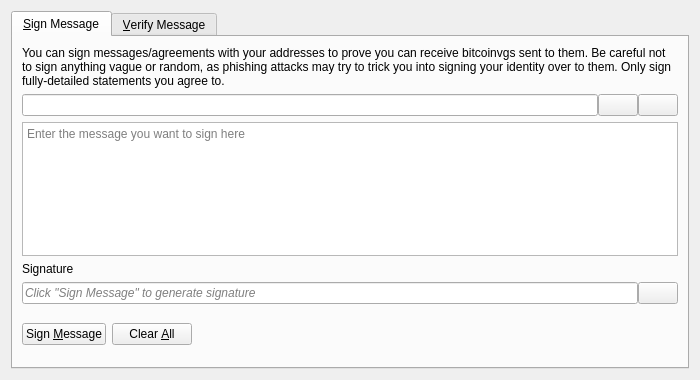
<?xml version="1.0" encoding="UTF-8"?>
<ui version="4.0">
 <class>SignVerifyMessageDialog</class>
 <widget class="QDialog" name="SignVerifyMessageDialog">
  <property name="geometry">
   <rect>
    <x>0</x>
    <y>0</y>
    <width>700</width>
    <height>380</height>
   </rect>
  </property>
  <property name="windowTitle">
   <string>Signatures - Sign / Verify a Message</string>
  </property>
  <property name="modal">
   <bool>true</bool>
  </property>
  <layout class="QVBoxLayout" name="verticalLayout">
   <item>
    <widget class="QTabWidget" name="tabWidget">
     <property name="currentIndex">
      <number>0</number>
     </property>
     <widget class="QWidget" name="tabSignMessage">
      <attribute name="title">
       <string>&amp;Sign Message</string>
      </attribute>
      <layout class="QVBoxLayout" name="verticalLayout_SM">
       <item>
        <widget class="QLabel" name="infoLabel_SM">
         <property name="text">
          <string>You can sign messages/agreements with your addresses to prove you can receive bitcoinvgs sent to them. Be careful not to sign anything vague or random, as phishing attacks may try to trick you into signing your identity over to them. Only sign fully-detailed statements you agree to.</string>
         </property>
         <property name="textFormat">
          <enum>Qt::PlainText</enum>
         </property>
         <property name="wordWrap">
          <bool>true</bool>
         </property>
        </widget>
       </item>
       <item>
        <layout class="QHBoxLayout" name="horizontalLayout_1_SM">
         <property name="spacing">
          <number>0</number>
         </property>
         <item>
          <widget class="QValidatedLineEdit" name="addressIn_SM">
           <property name="toolTip">
            <string>The BitcoinVG address to sign the message with</string>
           </property>
          </widget>
         </item>
         <item>
          <widget class="QPushButton" name="addressBookButton_SM">
           <property name="toolTip">
            <string>Choose previously used address</string>
           </property>
           <property name="text">
            <string/>
           </property>
           <property name="icon">
            <iconset resource="../bitcoinvg.qrc">
             <normaloff>:/icons/address-book</normaloff>:/icons/address-book</iconset>
           </property>
           <property name="shortcut">
            <string>Alt+A</string>
           </property>
           <property name="autoDefault">
            <bool>false</bool>
           </property>
          </widget>
         </item>
         <item>
          <widget class="QPushButton" name="pasteButton_SM">
           <property name="toolTip">
            <string>Paste address from clipboard</string>
           </property>
           <property name="text">
            <string/>
           </property>
           <property name="icon">
            <iconset resource="../bitcoinvg.qrc">
             <normaloff>:/icons/editpaste</normaloff>:/icons/editpaste</iconset>
           </property>
           <property name="shortcut">
            <string>Alt+P</string>
           </property>
           <property name="autoDefault">
            <bool>false</bool>
           </property>
          </widget>
         </item>
        </layout>
       </item>
       <item>
        <widget class="QPlainTextEdit" name="messageIn_SM">
         <property name="toolTip">
          <string>Enter the message you want to sign here</string>
         </property>
         <property name="placeholderText">
          <string>Enter the message you want to sign here</string>
         </property>
        </widget>
       </item>
       <item>
        <widget class="QLabel" name="signatureLabel_SM">
         <property name="text">
          <string>Signature</string>
         </property>
         <property name="textFormat">
          <enum>Qt::PlainText</enum>
         </property>
        </widget>
       </item>
       <item>
        <layout class="QHBoxLayout" name="horizontalLayout_2_SM">
         <property name="spacing">
          <number>0</number>
         </property>
         <item>
          <widget class="QLineEdit" name="signatureOut_SM">
           <property name="placeholderText">
            <string>Click "Sign Message" to generate signature</string>
           </property>
           <property name="font">
            <font>
             <italic>true</italic>
            </font>
           </property>
           <property name="readOnly">
            <bool>true</bool>
           </property>
          </widget>
         </item>
         <item>
          <widget class="QPushButton" name="copySignatureButton_SM">
           <property name="toolTip">
            <string>Copy the current signature to the system clipboard</string>
           </property>
           <property name="text">
            <string/>
           </property>
           <property name="icon">
            <iconset resource="../bitcoinvg.qrc">
             <normaloff>:/icons/editcopy</normaloff>:/icons/editcopy</iconset>
           </property>
           <property name="autoDefault">
            <bool>false</bool>
           </property>
          </widget>
         </item>
        </layout>
       </item>
       <item>
        <layout class="QHBoxLayout" name="horizontalLayout_3_SM">
         <item>
          <widget class="QPushButton" name="signMessageButton_SM">
           <property name="toolTip">
            <string>Sign the message to prove you own this BitcoinVG address</string>
           </property>
           <property name="text">
            <string>Sign &amp;Message</string>
           </property>
           <property name="icon">
            <iconset resource="../bitcoinvg.qrc">
             <normaloff>:/icons/edit</normaloff>:/icons/edit</iconset>
           </property>
           <property name="autoDefault">
            <bool>false</bool>
           </property>
          </widget>
         </item>
         <item>
          <widget class="QPushButton" name="clearButton_SM">
           <property name="toolTip">
            <string>Reset all sign message fields</string>
           </property>
           <property name="text">
            <string>Clear &amp;All</string>
           </property>
           <property name="icon">
            <iconset resource="../bitcoinvg.qrc">
             <normaloff>:/icons/remove</normaloff>:/icons/remove</iconset>
           </property>
           <property name="autoDefault">
            <bool>false</bool>
           </property>
          </widget>
         </item>
         <item>
          <spacer name="horizontalSpacer_1_SM">
           <property name="orientation">
            <enum>Qt::Horizontal</enum>
           </property>
           <property name="sizeHint" stdset="0">
            <size>
             <width>40</width>
             <height>48</height>
            </size>
           </property>
          </spacer>
         </item>
         <item>
          <widget class="QLabel" name="statusLabel_SM">
           <property name="font">
            <font>
             <weight>75</weight>
             <bold>true</bold>
            </font>
           </property>
           <property name="text">
            <string/>
           </property>
           <property name="wordWrap">
            <bool>true</bool>
           </property>
          </widget>
         </item>
         <item>
          <spacer name="horizontalSpacer_2_SM">
           <property name="orientation">
            <enum>Qt::Horizontal</enum>
           </property>
           <property name="sizeHint" stdset="0">
            <size>
             <width>40</width>
             <height>48</height>
            </size>
           </property>
          </spacer>
         </item>
        </layout>
       </item>
      </layout>
     </widget>
     <widget class="QWidget" name="tabVerifyMessage">
      <attribute name="title">
       <string>&amp;Verify Message</string>
      </attribute>
      <layout class="QVBoxLayout" name="verticalLayout_VM">
       <item>
        <widget class="QLabel" name="infoLabel_VM">
         <property name="text">
          <string>Enter the receiver's address, message (ensure you copy line breaks, spaces, tabs, etc. exactly) and signature below to verify the message. Be careful not to read more into the signature than what is in the signed message itself, to avoid being tricked by a man-in-the-middle attack. Note that this only proves the signing party receives with the address, it cannot prove sendership of any transaction!</string>
         </property>
         <property name="textFormat">
          <enum>Qt::PlainText</enum>
         </property>
         <property name="alignment">
          <set>Qt::AlignLeading|Qt::AlignLeft|Qt::AlignTop</set>
         </property>
         <property name="wordWrap">
          <bool>true</bool>
         </property>
        </widget>
       </item>
       <item>
        <layout class="QHBoxLayout" name="horizontalLayout_1_VM">
         <property name="spacing">
          <number>0</number>
         </property>
         <item>
          <widget class="QValidatedLineEdit" name="addressIn_VM">
           <property name="toolTip">
            <string>The BitcoinVG address the message was signed with</string>
           </property>
          </widget>
         </item>
         <item>
          <widget class="QPushButton" name="addressBookButton_VM">
           <property name="toolTip">
            <string>Choose previously used address</string>
           </property>
           <property name="text">
            <string/>
           </property>
           <property name="icon">
            <iconset resource="../bitcoinvg.qrc">
             <normaloff>:/icons/address-book</normaloff>:/icons/address-book</iconset>
           </property>
           <property name="shortcut">
            <string>Alt+A</string>
           </property>
           <property name="autoDefault">
            <bool>false</bool>
           </property>
          </widget>
         </item>
        </layout>
       </item>
       <item>
        <widget class="QPlainTextEdit" name="messageIn_VM">
          <property name="toolTip">
            <string>The signed message to verify</string>
          </property>
          <property name="placeholderText">
            <string>The signed message to verify</string>
          </property>
        </widget>
       </item>
       <item>
        <widget class="QValidatedLineEdit" name="signatureIn_VM">
          <property name="toolTip">
            <string>The signature given when the message was signed</string>
          </property>
          <property name="placeholderText">
            <string>The signature given when the message was signed</string>
          </property>
        </widget>
       </item>
       <item>
        <layout class="QHBoxLayout" name="horizontalLayout_2_VM">
         <item>
          <widget class="QPushButton" name="verifyMessageButton_VM">
           <property name="toolTip">
            <string>Verify the message to ensure it was signed with the specified BitcoinVG address</string>
           </property>
           <property name="text">
            <string>Verify &amp;Message</string>
           </property>
           <property name="icon">
            <iconset resource="../bitcoinvg.qrc">
             <normaloff>:/icons/transaction_0</normaloff>:/icons/transaction_0</iconset>
           </property>
           <property name="autoDefault">
            <bool>false</bool>
           </property>
          </widget>
         </item>
         <item>
          <widget class="QPushButton" name="clearButton_VM">
           <property name="toolTip">
            <string>Reset all verify message fields</string>
           </property>
           <property name="text">
            <string>Clear &amp;All</string>
           </property>
           <property name="icon">
            <iconset resource="../bitcoinvg.qrc">
             <normaloff>:/icons/remove</normaloff>:/icons/remove</iconset>
           </property>
           <property name="autoDefault">
            <bool>false</bool>
           </property>
          </widget>
         </item>
         <item>
          <spacer name="horizontalSpacer_1_VM">
           <property name="orientation">
            <enum>Qt::Horizontal</enum>
           </property>
           <property name="sizeHint" stdset="0">
            <size>
             <width>40</width>
             <height>48</height>
            </size>
           </property>
          </spacer>
         </item>
         <item>
          <widget class="QLabel" name="statusLabel_VM">
           <property name="font">
            <font>
             <weight>75</weight>
             <bold>true</bold>
            </font>
           </property>
           <property name="text">
            <string/>
           </property>
           <property name="wordWrap">
            <bool>true</bool>
           </property>
          </widget>
         </item>
         <item>
          <spacer name="horizontalSpacer_2_VM">
           <property name="orientation">
            <enum>Qt::Horizontal</enum>
           </property>
           <property name="sizeHint" stdset="0">
            <size>
             <width>40</width>
             <height>48</height>
            </size>
           </property>
          </spacer>
         </item>
        </layout>
       </item>
      </layout>
     </widget>
    </widget>
   </item>
  </layout>
 </widget>
 <customwidgets>
  <customwidget>
   <class>QValidatedLineEdit</class>
   <extends>QLineEdit</extends>
   <header>qt/qvalidatedlineedit.h</header>
  </customwidget>
 </customwidgets>
 <resources>
  <include location="../bitcoinvg.qrc"/>
 </resources>
 <connections/>
</ui>
